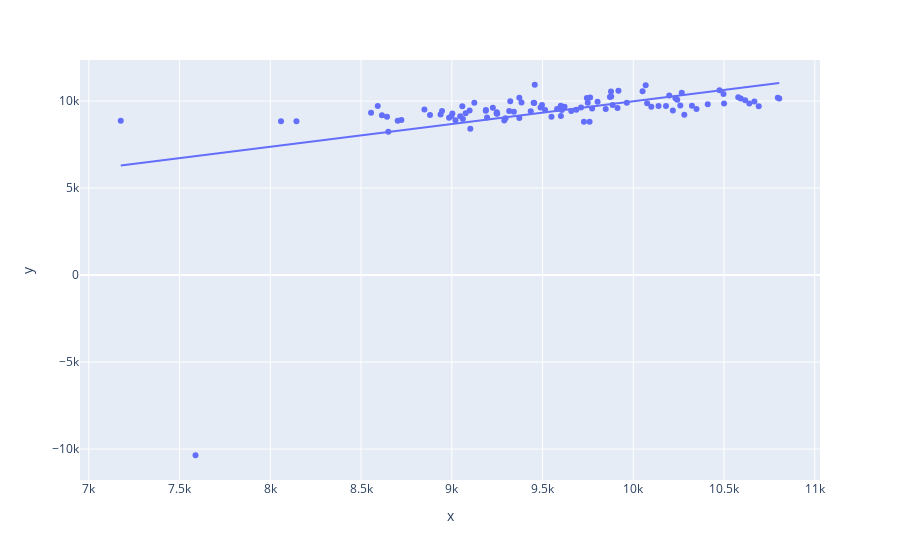

The notebook cell saved with this chart:
### Code cell
# Levene's Test
from scipy.stats import levene

stat, p = levene(y_test, lr_preds)

print('Statistik=%.3f, p=%.3f' % (stat, p))

alpha = 0.05

if p > alpha:
    print('Varyanslar homojen (H0 reddedilemez)')
else:
    print('Varyanslar heterojen (H0 reddedilir)')

import plotly.express as px
fig = px.scatter(x=y_test, y=lr_preds, trendline='ols')
fig.show()
